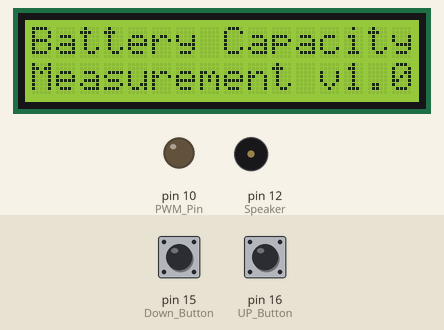
Recording of a sketch running on a simulated Arduino Uno, built with avr-gcc and run on an emulated ATmega328P. Parts: 16×2 character LCD, output pins drawn as LEDs (lit = HIGH), buzzer (waves = sounding, pin HIGH). The test bench sets the inputs (shaded band); at power-on: pin 15 (Down_Button) LOW, pin 16 (UP_Button) LOW.

Above: at 0.1 s.
At 3.19 s:
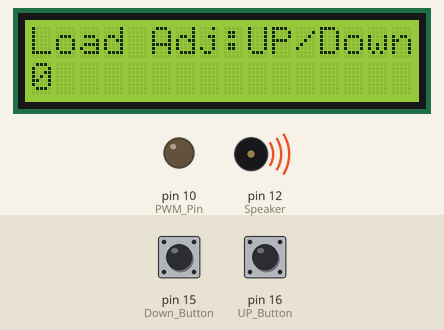
At 3.6 s:
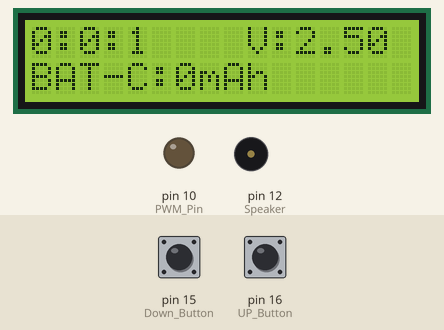
Timing chart, 0 to 5.1 s (numbered marks = the images above):
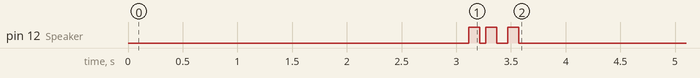

Measured:
- by itself, pin 12 (Speaker): alternates HIGH for 0.10 s and LOW for 0.08 s, 6 changes in all, then stays LOW

The sketch:

pil_kapasite.ino
```cpp
#include <LiquidCrystal_I2C.h>
#include <JC_Button.h>

LiquidCrystal_I2C lcd(0x3f,16,2);

const float Low_BAT_level = 3.2;

//Current steps with a 3R load (R7)
const int Current[] = {0, 37, 70, 103, 136, 169, 202, 235, 268, 301, 334, 367, 400, 440, 470, 500, 540};

const byte PWM_Pin = 10;
const byte Speaker = 12;
const int BAT_Pin = A0;
int PWM_Value = 0;
unsigned long Capacity = 0;
int ADC_Value = 0;
float BAT_Voltage = 0;
byte Hour = 0, Minute = 0, Second = 0;
bool calc = false, Done = false;


Button UP_Button(16, 25, false, true);
Button Down_Button(15, 25, false, true);

void setup() {

  pinMode(PWM_Pin, OUTPUT);
  pinMode(Speaker, OUTPUT);

  lcd.init();

  analogWrite(PWM_Pin, PWM_Value);

  UP_Button.begin();
  Down_Button.begin();
  lcd.backlight();
  lcd.setCursor(0, 0);
  lcd.print("Battery Capacity");
  lcd.setCursor(0, 1);
  lcd.print("Measurement v1.0");
  delay(3000);
  lcd.clear();
  lcd.print("Load Adj:UP/Down");
  lcd.setCursor(0, 1);
  lcd.print("0");

}

void loop() {
  UP_Button.read();
  Down_Button.read();

  if (UP_Button.wasReleased() && PWM_Value < 80 && calc == false)
  {
    PWM_Value = PWM_Value + 5;
    analogWrite(PWM_Pin, PWM_Value);
    lcd.setCursor(0, 1);
    lcd.print("     ");
    lcd.setCursor(0, 1);
    lcd.print(String(Current[PWM_Value / 5]) + "mA");
  }

  if (Down_Button.wasReleased() && PWM_Value > 1 && calc == false)
  {
    PWM_Value = PWM_Value - 5;
    analogWrite(PWM_Pin, PWM_Value);
    lcd.setCursor(0, 1);
    lcd.print("     ");
    lcd.setCursor(0, 1);
    lcd.print(String(Current[PWM_Value / 5]) + "mA");
  }
  if (UP_Button.pressedFor(1000) && calc == false)
  {
    digitalWrite(Speaker, HIGH);
    delay(100);
    digitalWrite(Speaker, LOW);
    lcd.clear();
    timerInterrupt();
  }

}

void timerInterrupt() {
  calc = true;
  while (Done == false) {
    Second ++;
    if (Second == 60) {
      Second = 0;
      Minute ++;
      lcd.clear();
    }
    if (Minute == 60) {
      Minute = 0;
      Hour ++;
    }
    lcd.setCursor(0, 0);
    lcd.print(String(Hour) + ":" + String(Minute) + ":" + String(Second));
    lcd.setCursor(9, 0);
    ADC_Value = analogRead(BAT_Pin);
    BAT_Voltage = ADC_Value * (5.0 / 1024);
    lcd.print("V:" + String(BAT_Voltage));
    lcd.setCursor(0, 1);
    lcd.print("BAT-C: Wait!...");

    if (BAT_Voltage < Low_BAT_level)
    {
      lcd.setCursor(0, 1);
      lcd.print("                ");
      lcd.setCursor(0, 1);
      Capacity =  (Hour * 3600) + (Minute * 60) + Second;
      Capacity = (Capacity * Current[PWM_Value / 5]) / 3600;
      lcd.print("BAT-C:" + String(Capacity) + "mAh");
      Done = true;
      PWM_Value = 0;
      analogWrite(PWM_Pin, PWM_Value);
      digitalWrite(Speaker, HIGH);
      delay(100);
      digitalWrite(Speaker, LOW);
      delay(100);
      digitalWrite(Speaker, HIGH);
      delay(100);
      digitalWrite(Speaker, LOW);
    }

    delay(1000);
  }
}
```
